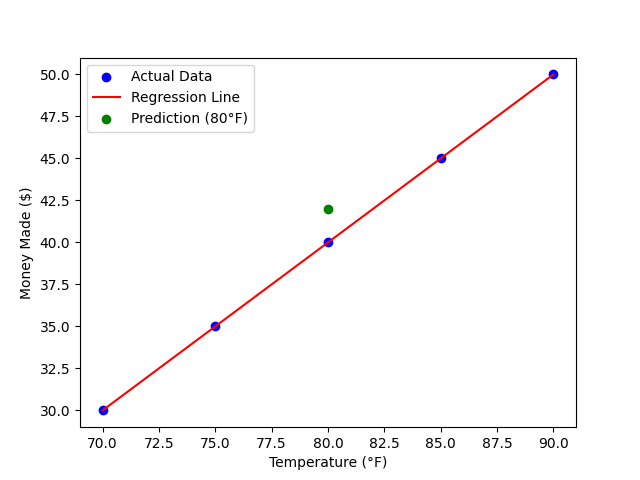

Here is the Python script that generated this plot:
import numpy as np
import matplotlib.pyplot as plt
from sklearn.linear_model import LinearRegression

# Training data (Temperature in °F and Money Made in $)
X = np.array([70, 75, 80, 85, 90]).reshape(-1, 1)  # Temperature
y = np.array([30, 35, 40, 45, 50])  # Money made

# Create the model
model = LinearRegression()
model.fit(X, y)

# Predict earnings for 80°F
predicted_earnings = model.predict([[82]])

print(f"Predicted earnings for 80°F: ${predicted_earnings[0]:.2f}")

# Plot the data and regression line
plt.scatter(X, y, color='blue', label="Actual Data")
plt.plot(X, model.predict(X), color='red', label="Regression Line")
plt.scatter(80, predicted_earnings, color='green', label="Prediction (80°F)")
plt.xlabel("Temperature (°F)")
plt.ylabel("Money Made ($)")
plt.legend()
plt.savefig("linear_regression.png")
